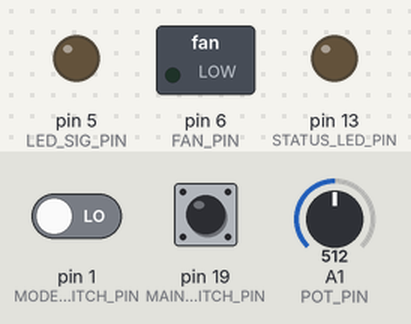
A sketch run on a simulated Arduino Uno, built with avr-gcc and run on an emulated ATmega328P. On the bench: switched loads named in the sketch (green lamp = pin HIGH), output pins drawn as LEDs (lit = HIGH). Dashed ring = blinking. The inputs (shaded band) are chosen by the test bench; at power-on: pin 19 (MAIN_SWITCH_PIN) LOW, pin 1 (MODE_SWITCH_PIN) LOW, A1 (POT_PIN) = 512.

Above: at 1.2 s.
1.3 s: pin 19 (MAIN_SWITCH_PIN) pulled HIGH for 0.15 s
At 1.37 s:
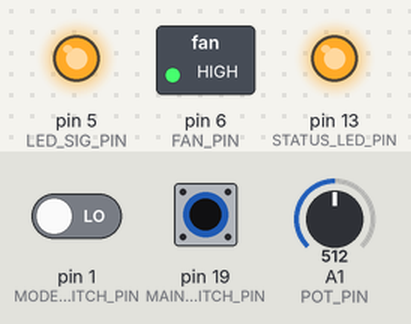
2.9 s: pin 19 (MAIN_SWITCH_PIN) pulled HIGH for 3.2 s
At 6.7 s:
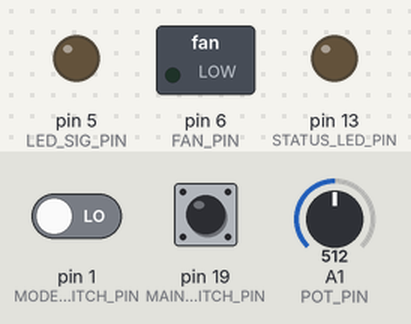
7.6 s: pin 1 (MODE_SWITCH_PIN) driven HIGH and pin 19 (MAIN_SWITCH_PIN) driven HIGH
At 8.25 s:
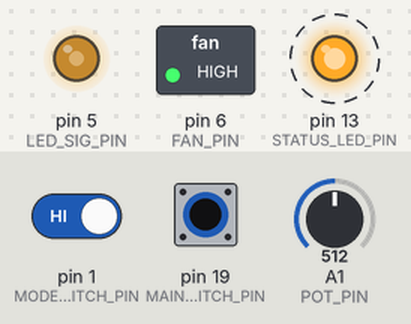
10.6 s: A1 (POT_PIN) set to 716
At 11.25 s:
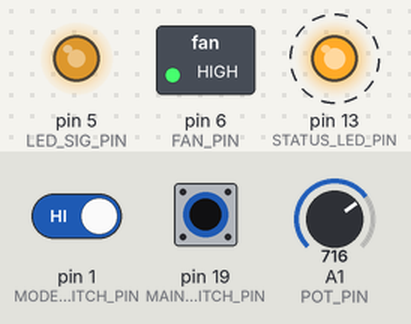
13.6 s: pin 1 (MODE_SWITCH_PIN) driven LOW
At 14.8 s:
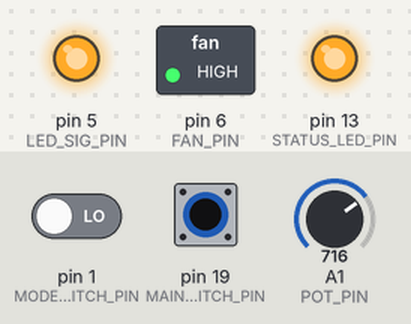
15.1 s: pin 19 (MAIN_SWITCH_PIN) driven LOW
At 15.9 s:
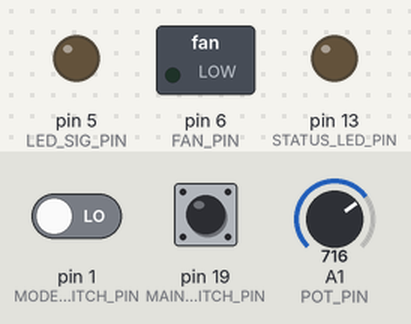
Timing chart, 0 to 17.6 s (numbered marks = the images above; inputs shaded):
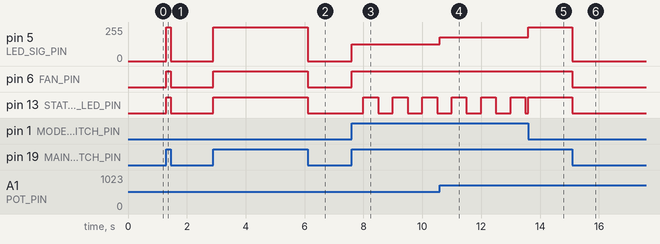

Measured:
- after the input at 1.3 s, pin 5 (LED_SIG_PIN): 0/255 → 255/255 at once, → 0/255 0.15 s later; pin 6 (FAN_PIN), pin 13 (STATUS_LED_PIN): LOW → HIGH at once, → LOW 0.15 s later
- after the input at 2.9 s, pin 5 (LED_SIG_PIN): 0/255 → 255/255 at once, → 0/255 3.2 s later; pin 6 (FAN_PIN), pin 13 (STATUS_LED_PIN): LOW → HIGH at once, → LOW 3.2 s later
- after the input at 7.6 s, pin 5 (LED_SIG_PIN): 0/255 → 127/255 at once; pin 6 (FAN_PIN): LOW → HIGH at once; pin 13 (STATUS_LED_PIN): alternates HIGH for 0.50 s and LOW for 0.50 s, starting after 0.40 s
- after the input at 10.6 s, pin 5 (LED_SIG_PIN): 127/255 → 178/255 at once
- after the input at 13.6 s, pin 5 (LED_SIG_PIN): 178/255 → 255/255 at once
- after the input at 15.1 s, pin 5 (LED_SIG_PIN): 255/255 → 0/255 at once; pin 6 (FAN_PIN), pin 13 (STATUS_LED_PIN): HIGH → LOW at once

The sketch:

lamp.ino
```cpp
#define FAN_PIN 6
#define LED_SIG_PIN 5
#define POT_PIN 15 // A0, A1, A2 = 14, 15, 16
#define MODE_SWITCH_PIN 1
#define MAIN_SWITCH_PIN 19
#define STATUS_LED_PIN 13

#define NUMBER_OF_PINS 6
struct pinArray
{
	uint8_t pinNum;
	uint8_t pinType;
};
pinArray pins[] = {
	{FAN_PIN, OUTPUT},
	{LED_SIG_PIN, OUTPUT},
	{POT_PIN, INPUT},
	{MODE_SWITCH_PIN, INPUT},
	{MAIN_SWITCH_PIN, INPUT},
	{STATUS_LED_PIN, OUTPUT}
};

void setup() {
	for (int i = 0; i < NUMBER_OF_PINS; i++) {
		pinMode(pins[i].pinNum, pins[i].pinType);
		digitalWrite(pins[i].pinNum, LOW);
	}
};

void loop() {
	if (digitalRead(MAIN_SWITCH_PIN) == HIGH) {
		digitalWrite(FAN_PIN, HIGH);
		if (digitalRead(MODE_SWITCH_PIN) == HIGH) {
			analogWrite(LED_SIG_PIN, map(analogRead(POT_PIN), 0, 1023, 0, 255));
			blinkPin(STATUS_LED_PIN);
		} else {
			digitalWrite(LED_SIG_PIN, HIGH);
			digitalWrite(STATUS_LED_PIN, HIGH);
		}
	} else {
		digitalWrite(FAN_PIN, LOW);
		digitalWrite(STATUS_LED_PIN, LOW);
		digitalWrite(LED_SIG_PIN, LOW);
	}
};

void blinkPin(uint8_t pin) {
	if ((millis() % 1000) < 500) digitalWrite(pin, HIGH);
	else digitalWrite(pin, LOW);
}
```
